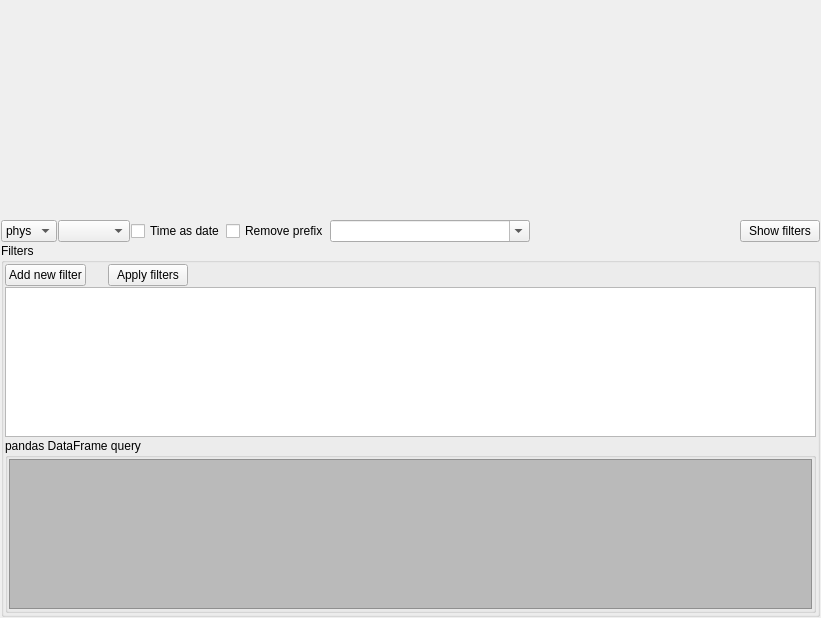
<?xml version="1.0" encoding="UTF-8"?>
<ui version="4.0">
 <class>TabularDisplay</class>
 <widget class="QWidget" name="TabularDisplay">
  <property name="geometry">
   <rect>
    <x>0</x>
    <y>0</y>
    <width>821</width>
    <height>618</height>
   </rect>
  </property>
  <property name="windowTitle">
   <string>Form</string>
  </property>
  <layout class="QVBoxLayout" name="verticalLayout" stretch="1,0,0">
   <property name="spacing">
  <number>1</number>
</property>
   <property name="leftMargin">
  <number>1</number>
</property>
   <property name="topMargin">
  <number>1</number>
</property>
   <property name="rightMargin">
  <number>1</number>
</property>
   <property name="bottomMargin">
  <number>1</number>
</property>
   <item>
    <layout class="QHBoxLayout" name="horizontalLayout">
     <property name="spacing">
  <number>1</number>
</property>
    </layout>
   </item>
   <item>
    <layout class="QHBoxLayout" name="horizontalLayout_2">
     <property name="spacing">
  <number>1</number>
</property>
     <item>
      <widget class="QComboBox" name="format_selection">
       <item>
        <property name="text">
         <string>phys</string>
        </property>
       </item>
       <item>
        <property name="text">
         <string>hex</string>
        </property>
       </item>
       <item>
        <property name="text">
         <string>bin</string>
        </property>
       </item>
      </widget>
     </item>
     <item>
      <widget class="QComboBox" name="float_precision"/>
     </item>
     <item>
      <widget class="QCheckBox" name="time_as_date">
       <property name="text">
        <string>Time as date</string>
       </property>
      </widget>
     </item>
     <item>
      <widget class="QCheckBox" name="remove_prefix">
       <property name="text">
        <string>Remove prefix</string>
       </property>
      </widget>
     </item>
     <item>
      <widget class="QComboBox" name="prefix">
       <property name="minimumSize">
        <size>
         <width>200</width>
         <height>0</height>
        </size>
       </property>
       <property name="editable">
        <bool>true</bool>
       </property>
      </widget>
     </item>
     <item>
      <spacer name="horizontalSpacer_3">
       <property name="orientation">
        <enum>Qt::Orientation::Horizontal</enum>
       </property>
       <property name="sizeHint" stdset="0">
        <size>
         <width>40</width>
         <height>20</height>
        </size>
       </property>
      </spacer>
     </item>
     <item>
      <widget class="QPushButton" name="toggle_filters_btn">
       <property name="text">
        <string>Show filters</string>
       </property>
       <property name="icon">
        <iconset resource="resource.qrc">
         <normaloff>:/down.png</normaloff>:/down.png</iconset>
       </property>
      </widget>
     </item>
    </layout>
   </item>
   <item>
    <widget class="QGroupBox" name="filters_group">
     <property name="title">
      <string>Filters</string>
     </property>
     <layout class="QGridLayout" name="gridLayout_3" columnstretch="0,0,0,1">
      <property name="leftMargin">
  <number>1</number>
</property>
      <property name="topMargin">
  <number>1</number>
</property>
      <property name="rightMargin">
  <number>1</number>
</property>
      <property name="bottomMargin">
  <number>1</number>
</property>
      <property name="spacing">
  <number>1</number>
</property>
      <item row="0" column="0">
       <widget class="QPushButton" name="add_filter_btn">
        <property name="text">
         <string>Add new filter</string>
        </property>
        <property name="icon">
         <iconset resource="resource.qrc">
          <normaloff>:/plus.png</normaloff>:/plus.png</iconset>
        </property>
       </widget>
      </item>
      <item row="0" column="1">
       <spacer name="horizontalSpacer">
        <property name="orientation">
         <enum>Qt::Orientation::Horizontal</enum>
        </property>
        <property name="sizeHint" stdset="0">
         <size>
          <width>20</width>
          <height>20</height>
         </size>
        </property>
       </spacer>
      </item>
      <item row="0" column="2">
       <widget class="QPushButton" name="apply_filters_btn">
        <property name="text">
         <string>Apply filters</string>
        </property>
        <property name="icon">
         <iconset resource="resource.qrc">
          <normaloff>:/filter.png</normaloff>:/filter.png</iconset>
        </property>
       </widget>
      </item>
      <item row="0" column="3">
       <spacer name="horizontalSpacer_2">
        <property name="orientation">
         <enum>Qt::Orientation::Horizontal</enum>
        </property>
        <property name="sizeHint" stdset="0">
         <size>
          <width>559</width>
          <height>20</height>
         </size>
        </property>
       </spacer>
      </item>
      <item row="1" column="0" colspan="4">
       <widget class="MinimalListWidget" name="filters">
        <property name="maximumSize">
         <size>
          <width>16777215</width>
          <height>150</height>
         </size>
        </property>
       </widget>
      </item>
      <item row="2" column="0" colspan="4">
       <widget class="QGroupBox" name="groupBox">
        <property name="sizePolicy">
         <sizepolicy hsizetype="Preferred" vsizetype="Minimum">
          <horstretch>0</horstretch>
          <verstretch>0</verstretch>
         </sizepolicy>
        </property>
        <property name="minimumSize">
         <size>
          <width>0</width>
          <height>30</height>
         </size>
        </property>
        <property name="title">
         <string>pandas DataFrame query</string>
        </property>
        <layout class="QGridLayout" name="gridLayout">
         <property name="leftMargin">
  <number>1</number>
</property>
         <property name="topMargin">
  <number>1</number>
</property>
         <property name="rightMargin">
  <number>1</number>
</property>
         <property name="bottomMargin">
  <number>1</number>
</property>
         <property name="spacing">
  <number>1</number>
</property>
         <item row="0" column="0">
          <widget class="QTextEdit" name="query">
           <property name="sizePolicy">
            <sizepolicy hsizetype="Expanding" vsizetype="MinimumExpanding">
             <horstretch>0</horstretch>
             <verstretch>0</verstretch>
            </sizepolicy>
           </property>
           <property name="minimumSize">
            <size>
             <width>0</width>
             <height>7</height>
            </size>
           </property>
           <property name="maximumSize">
            <size>
             <width>16777215</width>
             <height>150</height>
            </size>
           </property>
           <property name="font">
            <font>
             <family>Lucida Console</family>
            </font>
           </property>
           <property name="styleSheet">
            <string notr="true">background-color: rgb(186, 186, 186);</string>
           </property>
           <property name="readOnly">
            <bool>true</bool>
           </property>
          </widget>
         </item>
        </layout>
       </widget>
      </item>
     </layout>
    </widget>
   </item>
  </layout>
 </widget>
 <customwidgets>
  <customwidget>
   <class>MinimalListWidget</class>
   <extends>QListWidget</extends>
   <header>asammdf.gui.widgets.list.h</header>
  </customwidget>
 </customwidgets>
 <tabstops>
  <tabstop>format_selection</tabstop>
  <tabstop>float_precision</tabstop>
  <tabstop>time_as_date</tabstop>
  <tabstop>remove_prefix</tabstop>
  <tabstop>prefix</tabstop>
  <tabstop>toggle_filters_btn</tabstop>
  <tabstop>add_filter_btn</tabstop>
  <tabstop>apply_filters_btn</tabstop>
  <tabstop>filters</tabstop>
  <tabstop>query</tabstop>
 </tabstops>
 <resources>
  <include location="resource.qrc"/>
 </resources>
 <connections/>
</ui>
